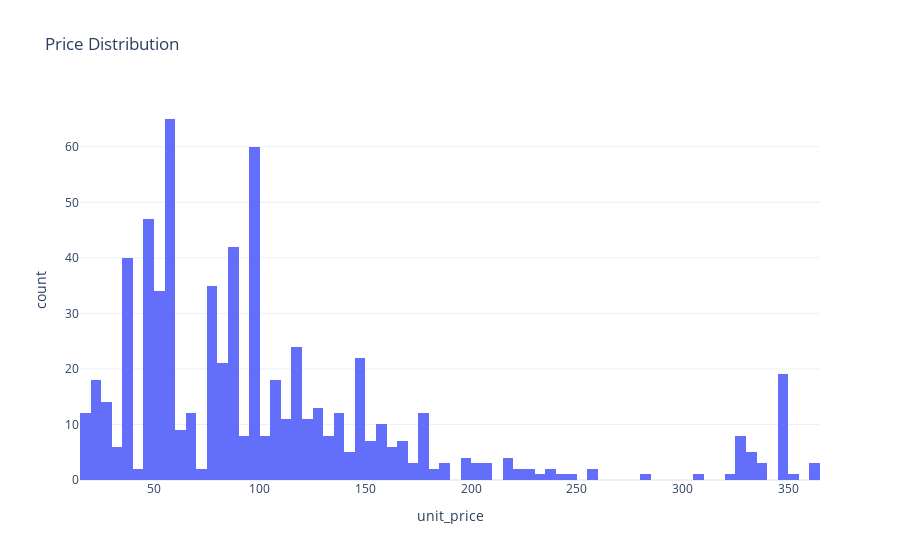

The code cell stored with this chart in its notebook:
### Code cell
# Now let’s have a look at the distribution of the prices of the products:

fig = px.histogram(data, x="unit_price", nbins=100, title='Price Distribution')
fig.show()

### Figure 1 — Plotly figure (JSON) as saved in the notebook; plotly's stock layout.template omitted (floating-point values rounded to 4 significant figures; data arrays with more than 128 entries replaced by an {"elided": "..."} marker saying what was removed)
{"data": [{"alignmentgroup": "True", "bingroup": "x", "hovertemplate": "unit_price=%{x}<br>count=%{y}<extra></extra>", "legendgroup": "", "marker": {"color": "#636efa", "pattern": {"shape": ""}}, "name": "", "nbinsx": 100, "offsetgroup": "", "orientation": "v", "showlegend": false, "type": "histogram", "x": {"elided": "676 float values"}, "xaxis": "x", "yaxis": "y"}], "layout": {"barmode": "relative", "legend": {"tracegroupgap": 0}, "title": {"text": "Price Distribution"}, "xaxis": {"anchor": "y", "domain": [0, 1], "title": {"text": "unit_price"}}, "yaxis": {"anchor": "x", "domain": [0, 1], "title": {"text": "count"}}}}
